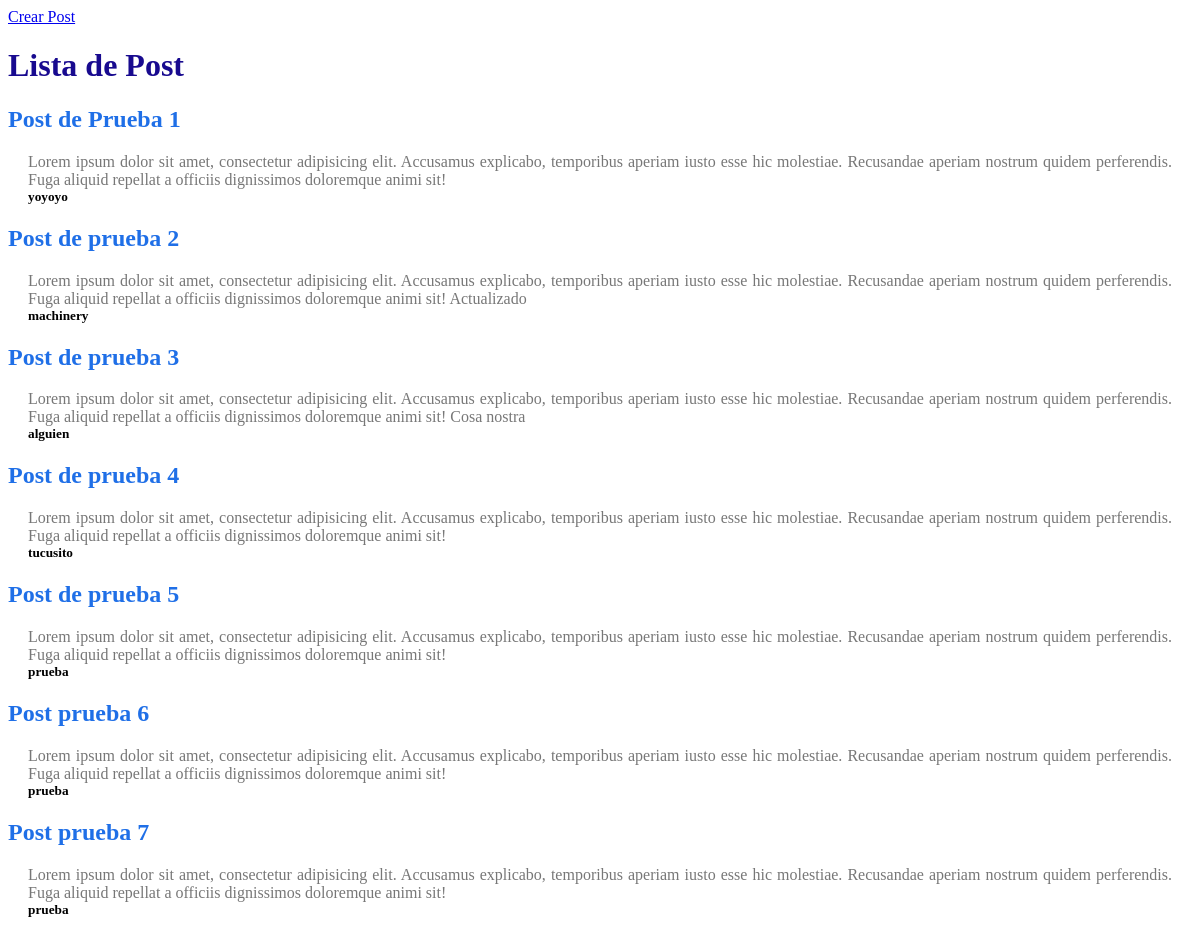
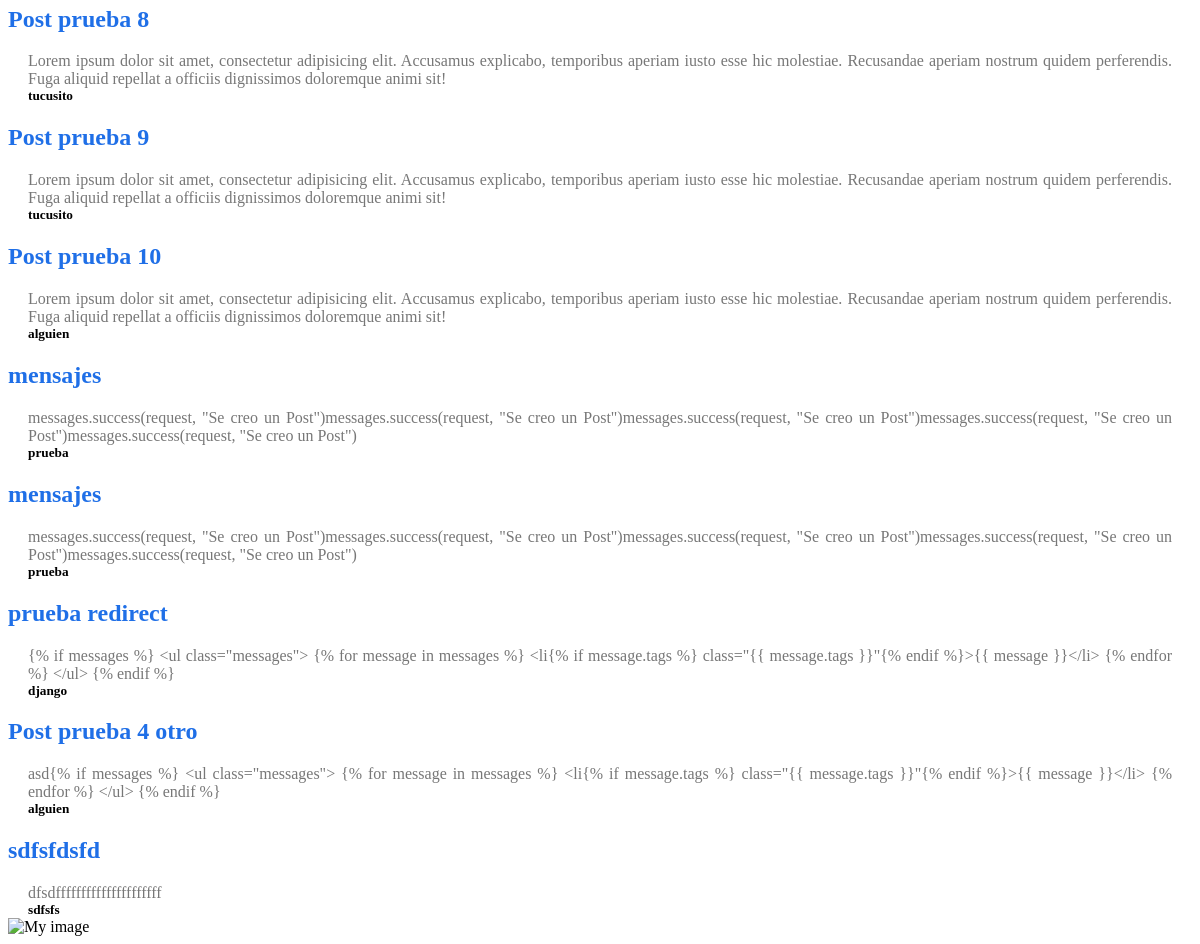
The page /posts/ on the database as committed earlier (2 pictures, top to bottom).
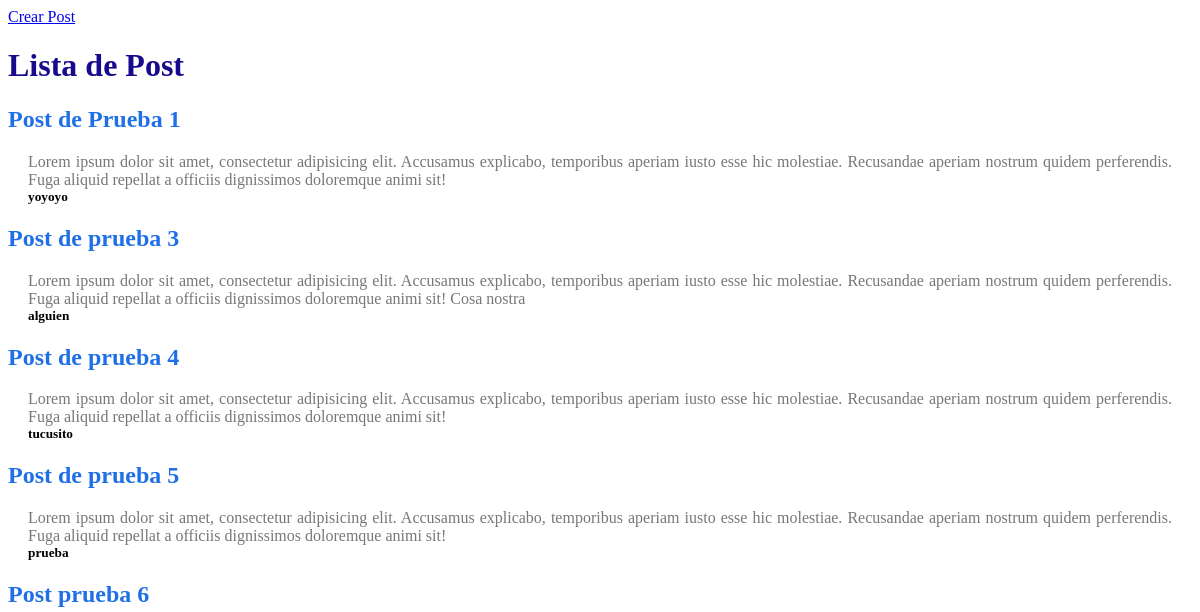
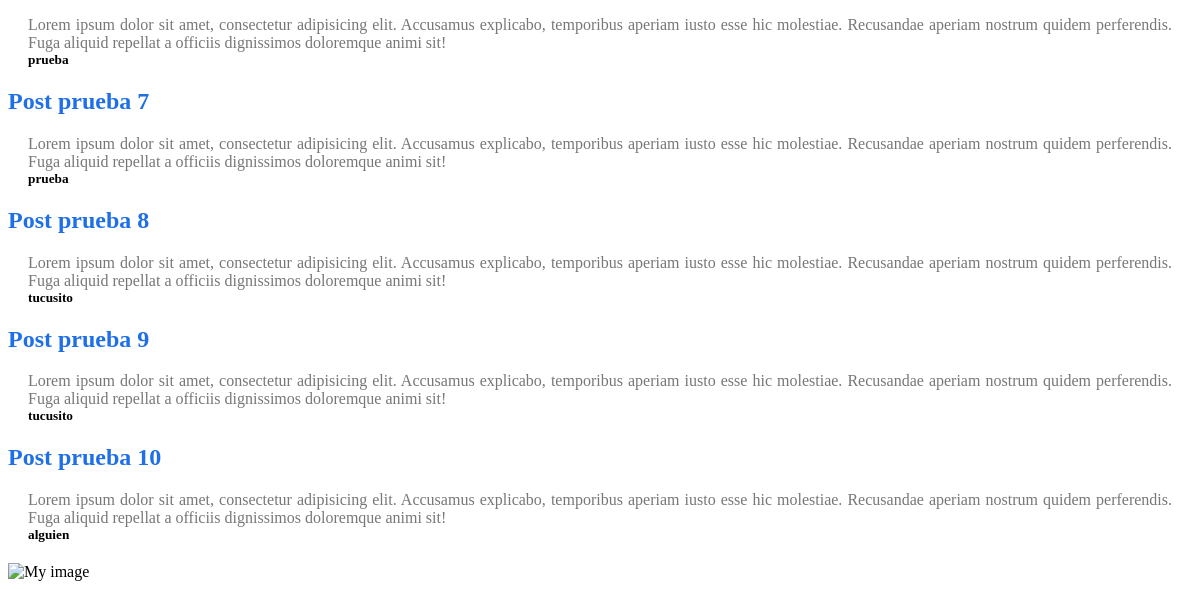
The same page on the database as committed later (2 pictures, top to bottom).
### posts/models.py (models this page shows, shortened)
class Post(models.Model):
    title       = models.CharField("Titulo",max_length=120)
    content     = models.TextField("Contenido")
    updated     = models.DateTimeField("Fecha de Actualizacion",auto_now=True, auto_now_add=False)
    timestamp   = models.DateTimeField("Fecha de creacion",auto_now=False, auto_now_add=True)
    author      = models.CharField("Autor",max_length=120)
    def get_absolute_url(self):
    	return reverse("posts:detail", kwargs={"id":self.id})

### posts/views.py (the view)
# urls.py: path('', posts_list, name="list"),
def posts_list(request):
	template_name = 'post_list.html'
	queryset = Post.objects.all()
	context = {
		"title": "Lista de Post",
		"object_list": queryset,
	}
	return render(request, template_name, context)

### templates/post_list.html (shortened to what this page needs)
{% extends "base.html" %}
{% block content %}
	<a href="{% url 'posts:create' %}">Crear Post</a>
	<h1> {{ title }} </h1>
	{% for obj in object_list %}
	<h2>  <a href="{{ obj.get_absolute_url }}">  {{ obj.title }} </a> </h2>
	<p> {{ obj.content }} </p>
	<h5> {{ obj.author }} </h5>
	{% endfor %}
{% endblock %}

### templates/base.html (shortened to what this page needs)
{% load staticfiles %}
<!DOCTYPE html>
<html>
<head>
	 <link rel="stylesheet" href="{% static 'css/basic.css' %}">
</head>
<body>
	<div class="container">
		{% block content %}
		{% endblock %}
	</div>
	<img src='{% static "img/example.jpg" %}' alt="My image">
</body>
</html>

### static/css/basic.css (style rules this page uses)
h1 { color: #180a8f; }
h2, h2 a { color: #1f6fe7; text-decoration: solid; }
h5 { margin: 0 20px; }
p { color: #777777; margin: 0 20px; text-align: justify; }

Rows that differ between the two databases and show on the page:
removed Post: title "Post de prueba 2", content "Lorem ipsum dolor sit amet, consectetur adipisicing elit. Accusamus explicabo, temporibus aperiam iusto esse hic molestiae. Recusandae aperiam nostrum quidem perferendis. Fuga aliquid repellat a officiis dignissimos doloremque animi sit! Actualizado", author "machinery"
removed Post: title "mensajes", content "messages.success(request, \"Se creo un Post\")messages.success(request, \"Se creo un Post\")messages.success(request, \"Se creo un Post\")messages.success(request, \"Se creo un Post\")messages.success(request, \"Se creo un Post\")", author "prueba"
removed Post: title "mensajes", content "messages.success(request, \"Se creo un Post\")messages.success(request, \"Se creo un Post\")messages.success(request, \"Se creo un Post\")messages.success(request, \"Se creo un Post\")messages.success(request, \"Se creo un Post\")", author "prueba"
removed Post: title "prueba redirect", content "{% if messages %} <ul class=\"messages\"> {% for message in messages %} <li{% if message.tags %} class=\"{{ message.tags }}\"{% endif %}>{{ message }}</li> {% endfor %} </ul> {% endif %}", author "django"
removed Post: title "Post prueba 4 otro", content "asd{% if messages %} <ul class=\"messages\"> {% for message in messages %} <li{% if message.tags %} class=\"{{ message.tags }}\"{% endif %}>{{ message }}</li> {% endfor %} </ul> {% endif %}", author "alguien"
removed Post: title "sdfsfdsfd", content "dfsdfffffffffffffffffffff", author "sdfsfs"
